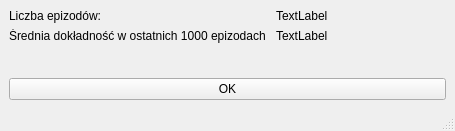
<?xml version="1.0" encoding="UTF-8"?>
<ui version="4.0">
 <class>MainWindow</class>
 <widget class="QMainWindow" name="MainWindow">
  <property name="geometry">
   <rect>
    <x>0</x>
    <y>0</y>
    <width>455</width>
    <height>131</height>
   </rect>
  </property>
  <property name="windowTitle">
   <string>Podsumowanie nauki</string>
  </property>
  <widget class="QWidget" name="centralwidget">
   <layout class="QVBoxLayout" name="verticalLayout">
    <item>
     <layout class="QFormLayout" name="formLayout">
      <item row="0" column="0">
       <widget class="QLabel" name="label">
        <property name="text">
         <string>Liczba epizodów:</string>
        </property>
       </widget>
      </item>
      <item row="0" column="1">
       <widget class="QLabel" name="episdes_number">
        <property name="text">
         <string>TextLabel</string>
        </property>
       </widget>
      </item>
      <item row="1" column="0">
       <widget class="QLabel" name="mean_score_label">
        <property name="text">
         <string>Średnia dokładność w ostatnich 1000 epizodach </string>
        </property>
       </widget>
      </item>
      <item row="1" column="1">
       <widget class="QLabel" name="mean_score">
        <property name="text">
         <string>TextLabel</string>
        </property>
       </widget>
      </item>
     </layout>
    </item>
    <item>
     <widget class="QPushButton" name="ok_button">
      <property name="text">
       <string>OK</string>
      </property>
     </widget>
    </item>
   </layout>
  </widget>
  <widget class="QStatusBar" name="statusbar"/>
 </widget>
 <resources/>
 <connections/>
</ui>
